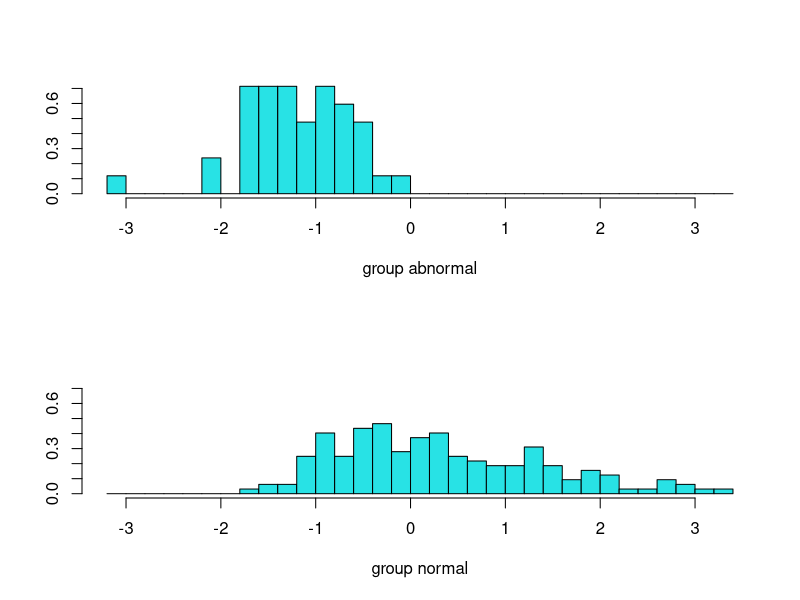
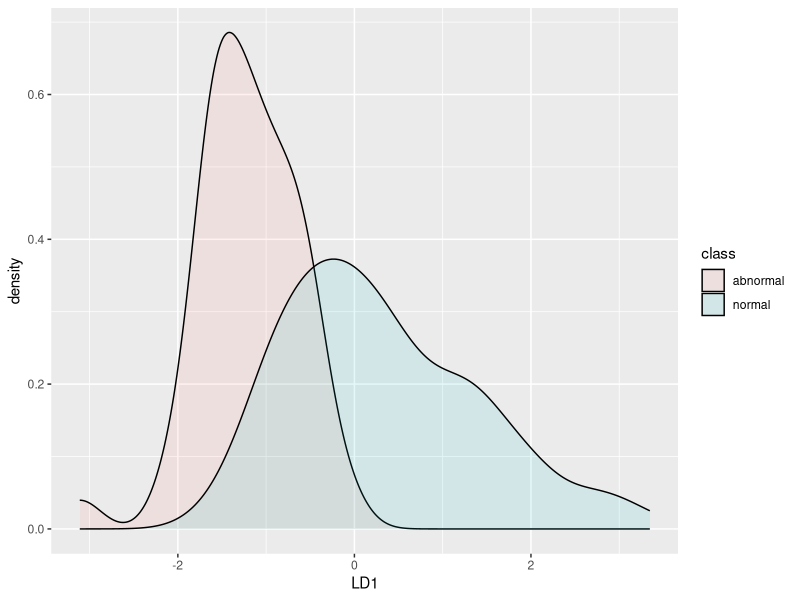

Reproduce these figures in R, in order.
heart <- read.csv("heart.csv")
# head(heart, 1)
# str(heart)
# summary(heart)

# podział zbioru na treningowy i testowy
set.seed(123)
sampled <- sample(2, nrow(heart), replace = TRUE, prob = c(0.75, 0.25))
train <- heart[sampled == 1,]
test <- heart[sampled == 2,]

# skalowanie
train[,2:45] = scale(train[,2:45])
test[,2:45] = scale(test[,2:45])

library(MASS)
lnr <- lda(OVERALL_DIAGNOSIS~., train)

# lnr$prior
# lnr$counts

class = train$OVERALL_DIAGNOSIS
pred <- predict(lnr, train)
ldahist(data = pred$x[,1], class)
dev.off()

# g = train$OVERALL_DIAGNOSIS
# data = pred$x[,1]

library(ggplot2)

LD1 = pred$x
df = data.frame(LD1, class = as.factor(class))
ggplot(data = df)+geom_density(aes(LD1, fill = class), alpha = 0.1)

